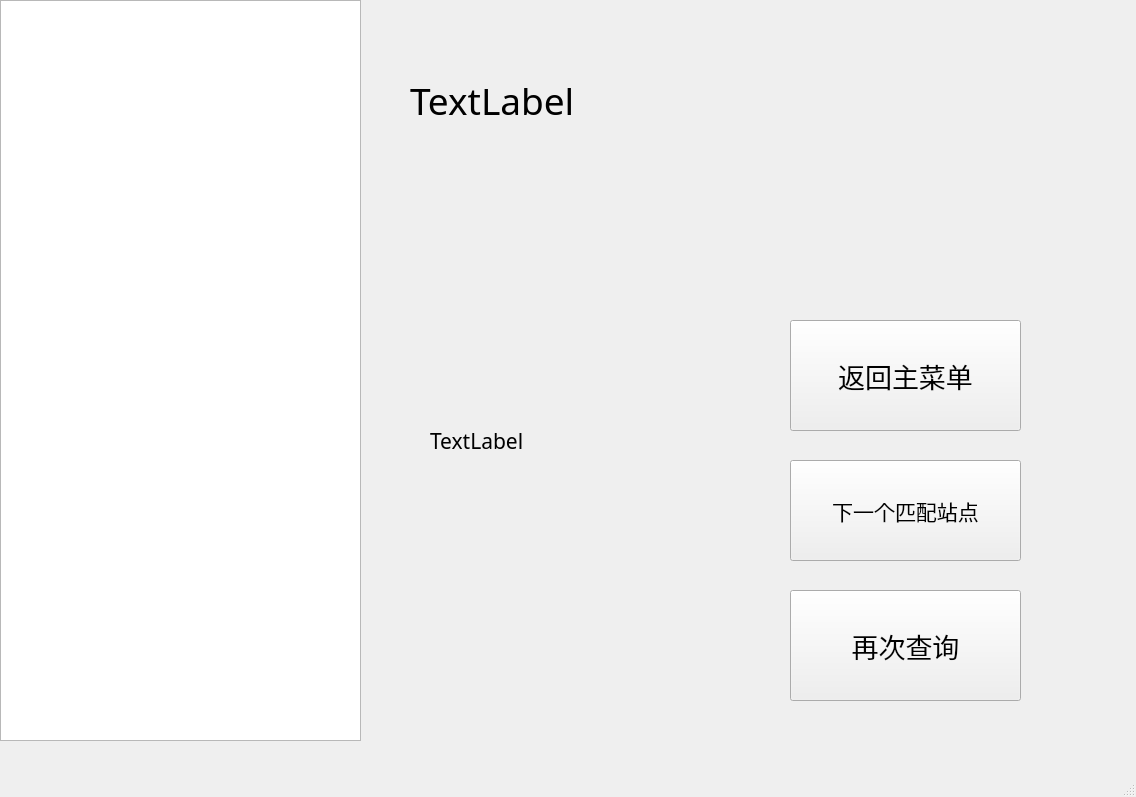
<?xml version="1.0" encoding="UTF-8"?>
<ui version="4.0">
 <class>MainWindow</class>
 <widget class="QMainWindow" name="MainWindow">
  <property name="geometry">
   <rect>
    <x>0</x>
    <y>0</y>
    <width>1136</width>
    <height>797</height>
   </rect>
  </property>
  <property name="windowTitle">
   <string>MainWindow</string>
  </property>
  <widget class="QWidget" name="centralwidget">
   <widget class="QPushButton" name="result2main">
    <property name="geometry">
     <rect>
      <x>790</x>
      <y>320</y>
      <width>231</width>
      <height>111</height>
     </rect>
    </property>
    <property name="font">
     <font>
      <family>霞鹜文楷</family>
      <pointsize>20</pointsize>
     </font>
    </property>
    <property name="text">
     <string>返回主菜单</string>
    </property>
   </widget>
   <widget class="QPushButton" name="result2station">
    <property name="geometry">
     <rect>
      <x>790</x>
      <y>590</y>
      <width>231</width>
      <height>111</height>
     </rect>
    </property>
    <property name="font">
     <font>
      <family>霞鹜文楷</family>
      <pointsize>20</pointsize>
     </font>
    </property>
    <property name="text">
     <string>再次查询</string>
    </property>
   </widget>
   <widget class="QLabel" name="station_name">
    <property name="geometry">
     <rect>
      <x>410</x>
      <y>60</y>
      <width>711</width>
      <height>81</height>
     </rect>
    </property>
    <property name="font">
     <font>
      <family>霞鹜文楷</family>
      <pointsize>28</pointsize>
     </font>
    </property>
    <property name="text">
     <string>TextLabel</string>
    </property>
   </widget>
   <widget class="QLabel" name="pass_routes">
    <property name="geometry">
     <rect>
      <x>430</x>
      <y>140</y>
      <width>311</width>
      <height>601</height>
     </rect>
    </property>
    <property name="font">
     <font>
      <family>霞鹜文楷</family>
      <pointsize>16</pointsize>
     </font>
    </property>
    <property name="text">
     <string>TextLabel</string>
    </property>
   </widget>
   <widget class="QPushButton" name="next_station">
    <property name="geometry">
     <rect>
      <x>790</x>
      <y>460</y>
      <width>231</width>
      <height>101</height>
     </rect>
    </property>
    <property name="font">
     <font>
      <family>霞鹜文楷</family>
      <pointsize>16</pointsize>
     </font>
    </property>
    <property name="text">
     <string>下一个匹配站点</string>
    </property>
   </widget>
   <widget class="QListView" name="listView">
    <property name="geometry">
     <rect>
      <x>0</x>
      <y>0</y>
      <width>361</width>
      <height>741</height>
     </rect>
    </property>
    <property name="styleSheet">
     <string notr="true">background-image: url(&quot;C:background.jpg&quot;)</string>
    </property>
   </widget>
   <zorder>listView</zorder>
   <zorder>result2main</zorder>
   <zorder>result2station</zorder>
   <zorder>station_name</zorder>
   <zorder>pass_routes</zorder>
   <zorder>next_station</zorder>
  </widget>
  <widget class="QMenuBar" name="menubar">
   <property name="geometry">
    <rect>
     <x>0</x>
     <y>0</y>
     <width>1136</width>
     <height>26</height>
    </rect>
   </property>
  </widget>
  <widget class="QStatusBar" name="statusbar"/>
 </widget>
 <resources/>
 <connections/>
</ui>
